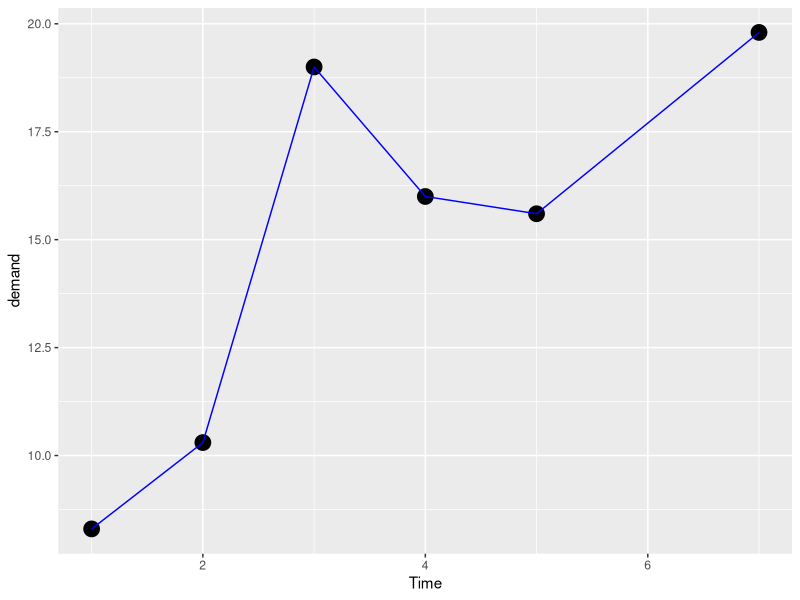

This chart was generated by the following R code:
library(tidyverse)

data()

ggplot(data = BOD, mapping = aes(x = Time, y = demand))+ geom_point(size = 5) + geom_line( colour = "blue")

View(BOD)